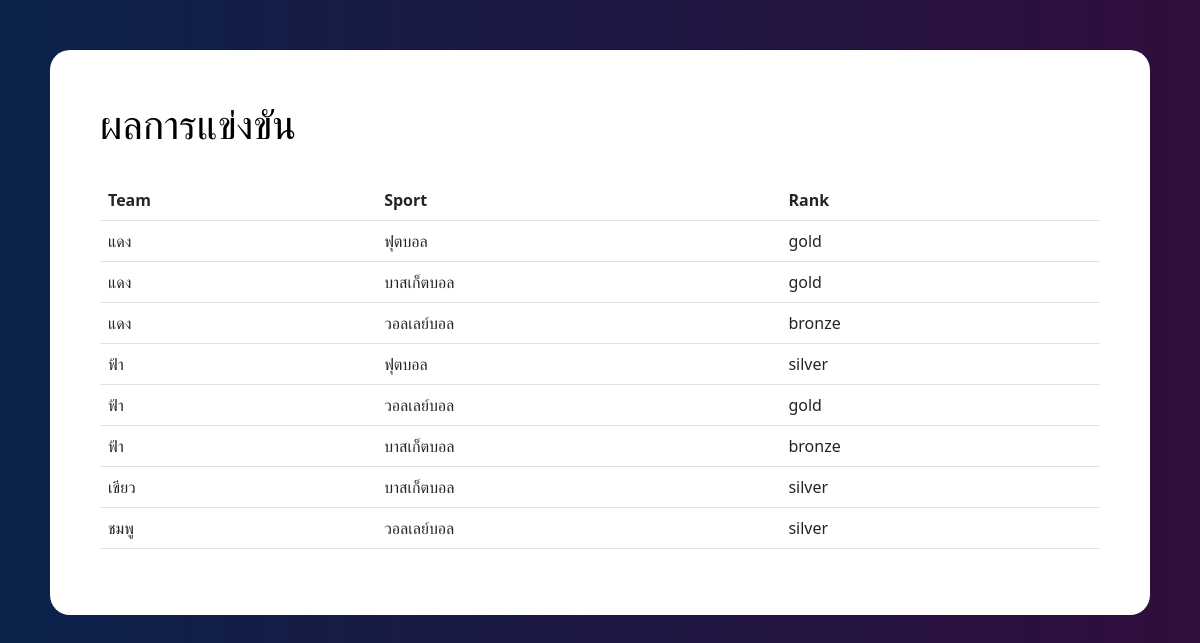
The page /result.php on the database its author committed.
### tables this page shows
CREATE TABLE `result` (
  `re_id` int(11) NOT NULL,
  `team` varchar(50) NOT NULL,
  `sport` varchar(50) NOT NULL,
  `rank` varchar(50) NOT NULL
);

### result.php (the view, shortened to what this page needs)
<!DOCTYPE html>
<html lang="en">
<head>
    <link rel="stylesheet" href="style.css">
    <link href="https://cdn.jsdelivr.net/npm/bootstrap@5.2.3/dist/css/bootstrap.min.css" rel="stylesheet">
</head>
<body style="margin: 50px;">
    <div class="tablebody">
        <h1>ผลการแข่งขัน </h1>
        <br>
        <table class="table">
            <thead>
                <tr>
                    <th>Team</th>
                    <th>Sport</th>
                    <th>Rank</th>
                </tr>
            </thead>
            <tbody>
                <?php
                $servername = "localhost";
                $username = "root";
                $password = "";
                $dbName = "final_project_v2";
                $conn = new mysqli($servername, $username, $password, $dbName);
                $sql = "SELECT * FROM `result`;";
                $result = $conn->query($sql);
                while ($row = $result->fetch_assoc()) {
                    echo "<tr>
                    <td>" . $row["team"] . "</td>
                    <td>" . $row["sport"] . "</td>
                    <td>" . $row["rank"] . "</td>
                </tr>";
                }
                ?>
            </tbody>
        </table>
    </div>
</body>
</html>

### style.css (style rules this page uses)
* { margin: 0; padding: 0; }
body { font-size: 120%; background: #ffffff; background: linear-gradient(to right, #0B224A, #300D3D); color: #ffff; font-family: 'Gill Sans', 'Gill Sans MT', Calibri, 'Trebuchet MS', sans-serif; }
.tablebody { padding: 50px; color: #000; background: #ffff; border-radius: 20px; }

### rows shown on the page
result: team "แดง", sport "ฟุตบอล", rank "gold"
result: team "แดง", sport "บาสเก็ตบอล", rank "gold"
result: team "แดง", sport "วอลเลย์บอล", rank "bronze"
result: team "ฟ้า", sport "ฟุตบอล", rank "silver"
result: team "ฟ้า", sport "วอลเลย์บอล", rank "gold"
result: team "ฟ้า", sport "บาสเก็ตบอล", rank "bronze"
result: team "เขียว", sport "บาสเก็ตบอล", rank "silver"
result: team "ชมพู", sport "วอลเลย์บอล", rank "silver"
